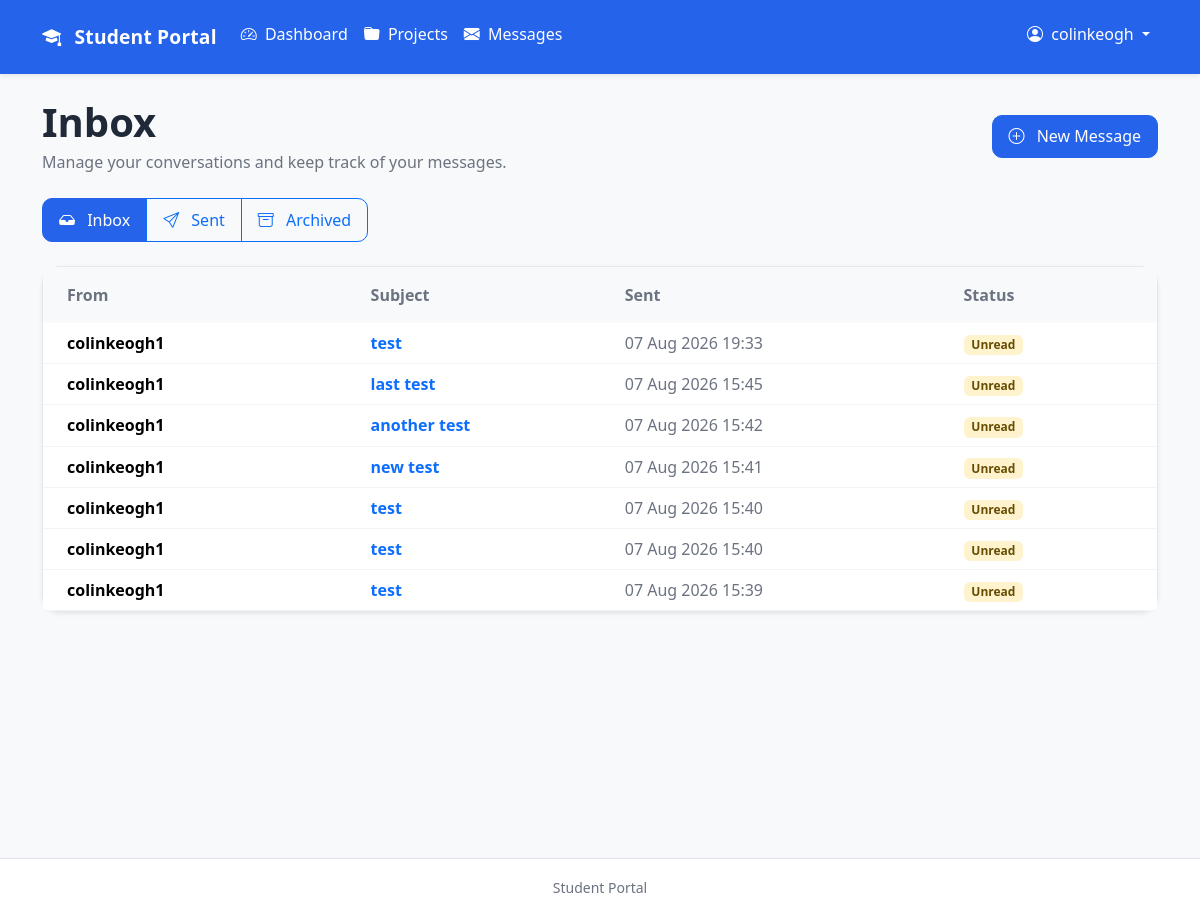
/messaging/ (signed in), run on an earlier commit of the app's database.
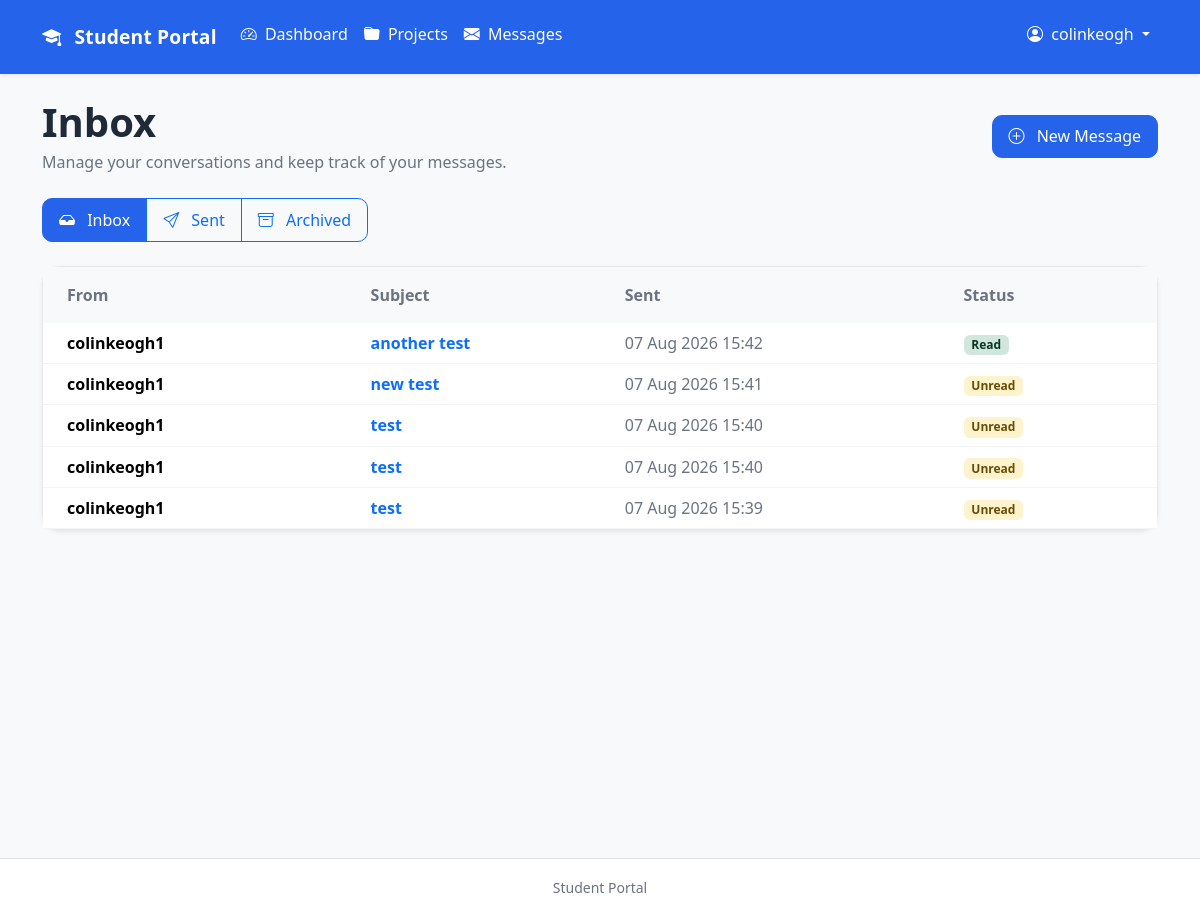
And on a later commit of the database.
### messaging/models.py (models this page shows, shortened)
class Message(models.Model):
    sender = models.ForeignKey(
        settings.AUTH_USER_MODEL,
        on_delete=models.CASCADE,
        related_name="sent_messages",
    )
    recipient = models.ForeignKey(
        settings.AUTH_USER_MODEL,
        on_delete=models.CASCADE,
        related_name="received_messages",
    )
    subject = models.CharField(
        max_length=200,
    )
    body = models.TextField()
    sent_at = models.DateTimeField(
        auto_now_add=True,
    )
    is_read = models.BooleanField(
        default=False,
    )
    is_archived = models.BooleanField(
        default=False,
    )
    class Meta:
        ordering = ["-sent_at"]

### accounts/models.py (models this page shows)
class CustomUser(AbstractUser):
    pass

### messaging/views.py (the view)
@login_required
def inbox(request):
    inbox_messages = Message.objects.filter(
        recipient=request.user,
        is_archived=False,
    )
    return render(
        request,
        "messaging/inbox.html",
        {
            "inbox_messages": inbox_messages,
        },
    )

### messaging/templates/messaging/inbox.html (shortened to what this page needs)
{% extends "base.html" %}
{% block content %}
<div class="container-fluid px-0">
    <div class="d-flex flex-column flex-md-row justify-content-between align-items-md-center gap-3 mb-4">
        <div>
            <h1 class="mb-1 fw-semibold">
                Inbox
            </h1>
            <p class="text-muted mb-0">
                Manage your conversations and keep track of your messages.
            </p>
        </div>
        <a
            href="{% url 'messaging:new' %}"
            class="btn btn-primary">
            <i class="bi bi-plus-circle me-2"></i>
            New Message
        </a>
    </div>
    <div class="mb-4">
        <div class="btn-group" role="group">
            <a
                href="{% url 'messaging:inbox' %}"
                class="btn btn-primary">
                <i class="bi bi-inbox-fill me-2"></i>
                Inbox
            </a>
            <a
                href="{% url 'messaging:sent' %}"
                class="btn btn-outline-primary">
                <i class="bi bi-send me-2"></i>
                Sent
            </a>
            <a
                href="{% url 'messaging:archived' %}"
                class="btn btn-outline-primary">
                <i class="bi bi-archive me-2"></i>
                Archived
            </a>
        </div>
    </div>
    {% if inbox_messages %}
        <div class="card shadow-sm">
            <div class="table-responsive">
                <table class="table table-hover align-middle mb-0">
                    <thead class="table-light">
                        <tr>
                            <th class="px-4 py-3">
                                From
                            </th>
                            <th class="py-3">
                                Subject
                            </th>
                            <th class="py-3">
                                Sent
                            </th>
                            <th class="py-3 pe-4">
                                Status
                            </th>
                        </tr>
                    </thead>
                    <tbody>
                        {% for message in inbox_messages %}
                            <tr>
                                <td class="px-4">
                                    <span class="fw-semibold">
                                        {{ message.sender.username }}
                                    </span>
                                </td>
                                <td>
                                    <a
                                        href="{% url 'messaging:detail' message.pk %}"
                                        class="text-decoration-none fw-semibold">
                                        {{ message.subject }}
                                    </a>
                                </td>
                                <td class="text-muted">
                                    {{ message.sent_at|date:"d M Y H:i" }}
                                </td>
                                <td class="pe-4">
                                    {% if message.is_read %}
                                        <span class="badge bg-success-subtle text-success-emphasis">
                                            Read
                                        </span>
                                    {% else %}
                                        <span class="badge bg-warning-subtle text-warning-emphasis">
                                            Unread
                                        </span>
                                    {% endif %}
                                </td>
                            </tr>
                        {% endfor %}
                    </tbody>
                </table>
            </div>
        </div>
    {% endif %}
</div>
{% endblock %}

What changed in the data, as far as the page shows it:
no longer on this page (row edited): Message: sender.username "colinkeogh1", subject "test", sent_at "07 Aug 2026 19:33", is_read "Unread"
removed Message: sender.username "colinkeogh1", subject "last test", sent_at "07 Aug 2026 15:45", is_read "Unread"
changed Message "another test": is_read "Unread" → "Read"
